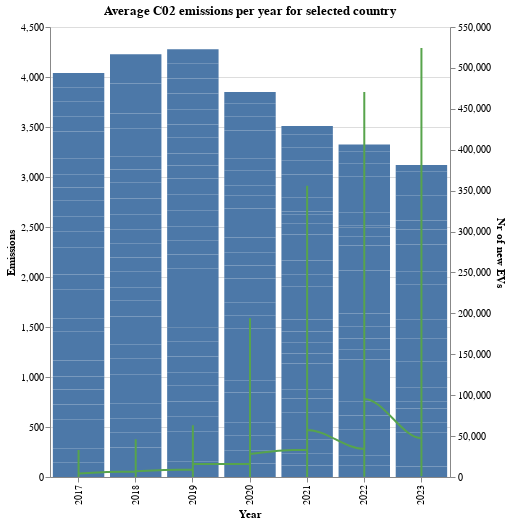

Notebook source saved alongside this figure:
### Code cell
if chart_option == '2017 and up':
    base2 = alt.Chart(df_17_up).encode(
        alt.X('Year:O').title('Year'))

    bar_chart3 = base2.mark_bar().encode(
        alt.Y('Emissions:Q').title('Emissions'),
        tooltip=['Year', 'Emissions']
    ).add_params(
        selection
    ).transform_filter(
        selection
    ).properties(
        title=(f'Average C02 emissions per km from new passenger cars for selected country'),
        width=400,
        height=450
    )    

    line_chart2 = base2.mark_line(stroke='#57A44C', interpolate='monotone').encode(
        alt.Y('Nr_of_new_EVs').title('Nr of new EVs'),
        tooltip=['Year', 'Nr_of_new_EVs']
    ).add_params(
        selection
    ).transform_filter(
        selection
    ).properties(
        width=400,
        height=450
    )    
        
    full_chart2 = alt.layer(bar_chart3, line_chart2).resolve_scale(
        y='independent'
    )
        
    full_chart2

### Figure 1 — Vega-Lite specification as saved in the notebook (floating-point values rounded to 4 significant figures; data arrays with more than 128 entries replaced by an {"elided": "..."} marker saying what was removed)
{"config": {"view": {"continuousWidth": 300, "continuousHeight": 300}}, "layer": [{"mark": {"type": "bar"}, "encoding": {"tooltip": [{"field": "Year", "type": "quantitative"}, {"field": "Emissions", "type": "quantitative"}], "x": {"field": "Year", "title": "Year", "type": "ordinal"}, "y": {"field": "Emissions", "title": "Emissions", "type": "quantitative"}}, "name": "view_11", "title": "Average C02 emissions per year for selected country", "transform": [{"filter": {"param": "param_13"}}]}, {"mark": {"type": "line", "interpolate": "monotone", "stroke": "#57A44C"}, "encoding": {"tooltip": [{"field": "Year", "type": "quantitative"}, {"field": "Nr_of_new_EVs", "type": "quantitative"}], "x": {"field": "Year", "title": "Year", "type": "ordinal"}, "y": {"field": "Nr_of_new_EVs", "title": "Nr of new EVs", "type": "quantitative"}}, "title": "Nr of new EVs per year for selected country", "transform": [{"filter": {"param": "param_13"}}]}], "data": {"name": "data-f09400b9a99a76b77bceae4bb0dd010e"}, "height": 450, "params": [{"name": "param_13", "select": {"type": "point", "fields": ["Country"]}, "bind": {"input": "select", "options": ["Austria", "Belgium", "Bulgaria", "Croatia", "Cyprus", "Czechia", "Denmark", "Estonia", "European Union - 27 countries (from 2020)", "Finland", "France", "Germany", "Greece", "Hungary", "Iceland", "Ireland", "Italy", "Latvia", "Lithuania", "Luxembourg", "Malta", "Netherlands", "Norway", "Poland", "Portugal", "Romania", "Slovakia", "Slovenia", "Spain", "Sweden"], "name": "Country "}, "views": ["view_11"]}], "resolve": {"scale": {"y": "independent"}}, "width": 400, "$schema": "https://vega.github.io/schema/vega-lite/v5.20.1.json", "datasets": {"data-f09400b9a99a76b77bceae4bb0dd010e": {"elided": "210 records"}}}
